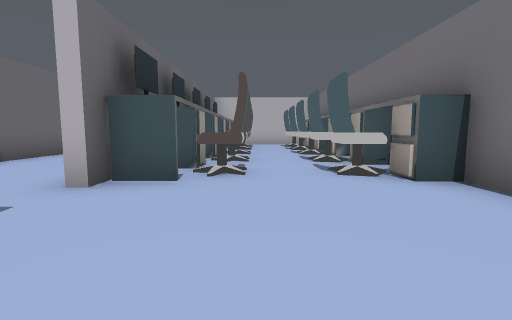
view 1 (above)

23 first-person views from a walk through a Unity game level. The camera is 1.3 m above the floor, tilts 6° down and sees 85° across. The floor is counted in squares, 2 m on a side. Each view is taken from the middle of a square. On the plan, view 1 faces up. The plan holds only what a view shows up to about 9 squares ahead; the rest is blank. The player is left out. Some animated figures are not drawn.

view 2
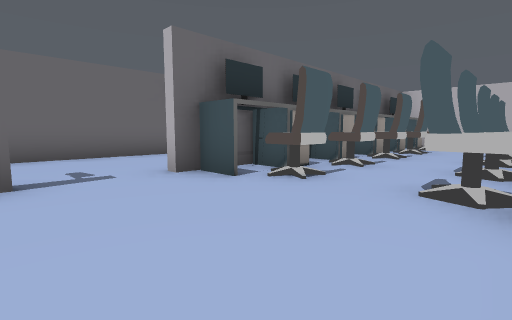

view 3
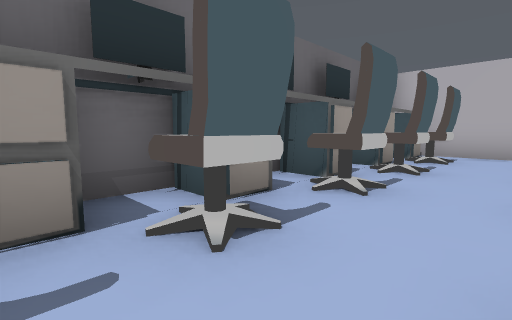

view 4
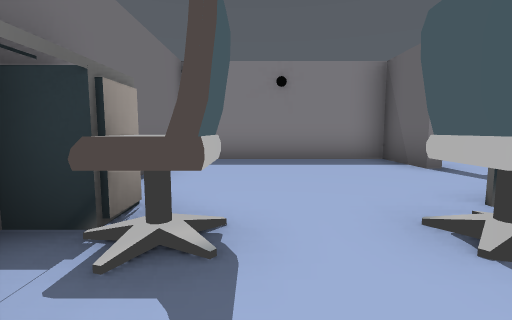

view 5
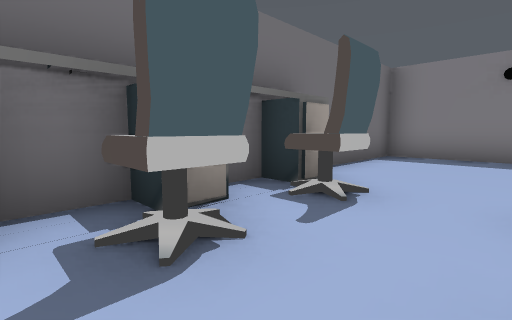

view 6
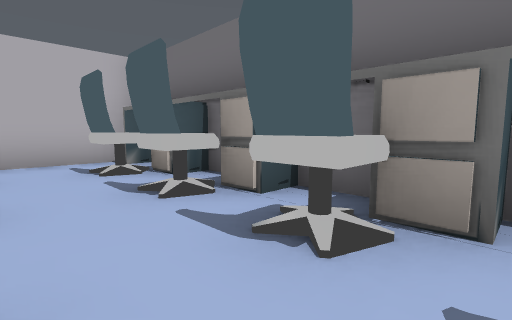

view 7
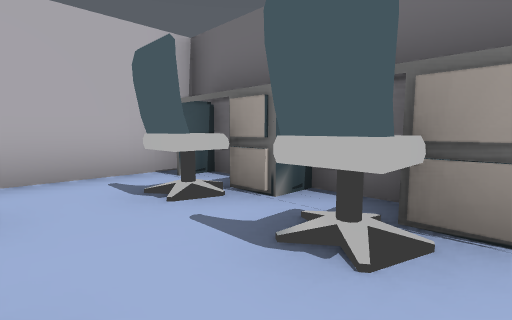

view 8
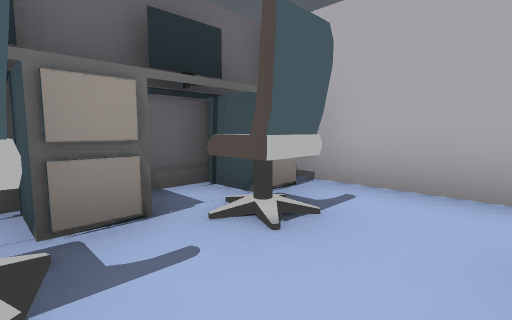

view 9
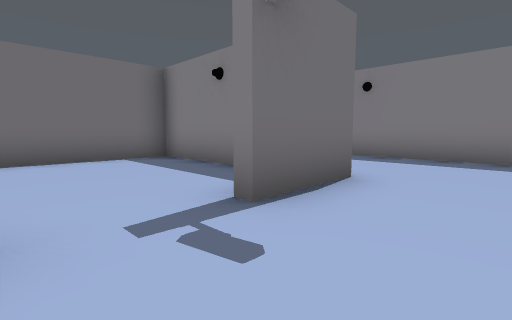

view 10
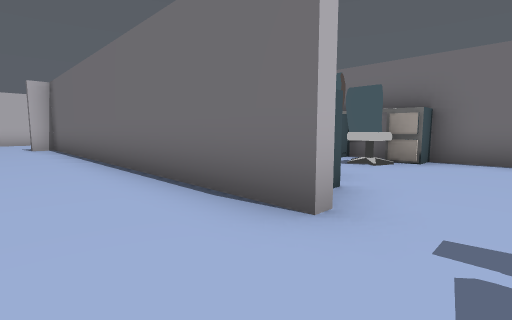

view 11
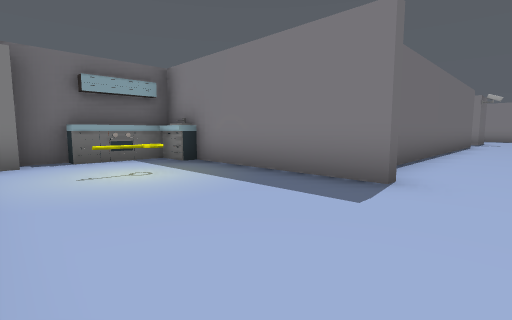

view 12
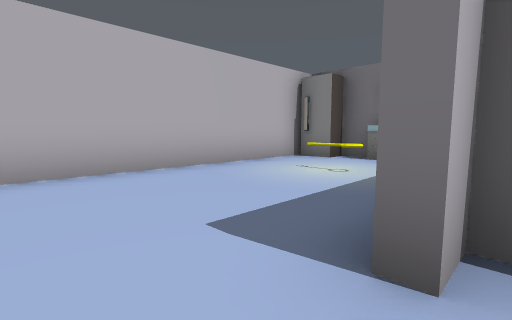

view 13
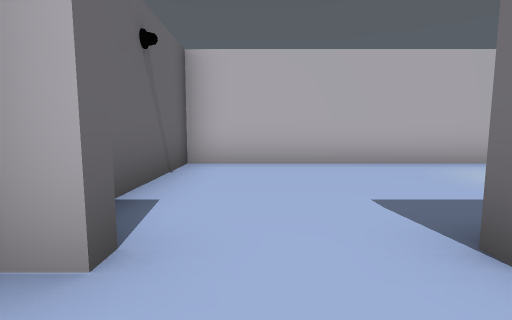

view 14
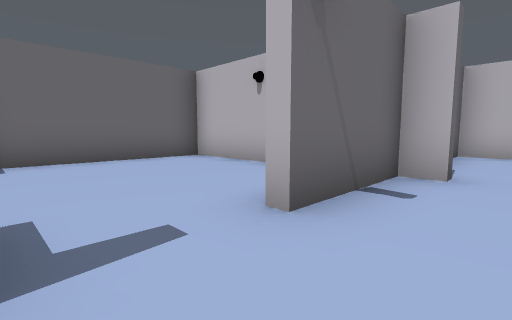

view 15
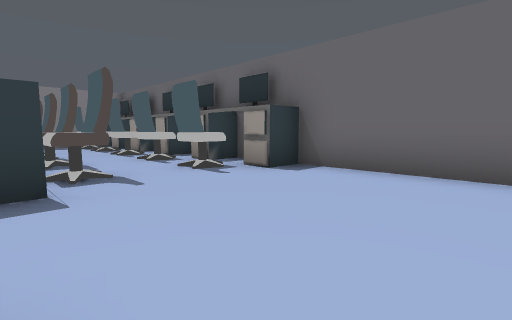

view 16
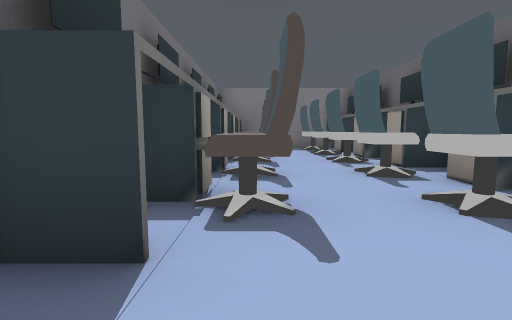

view 17
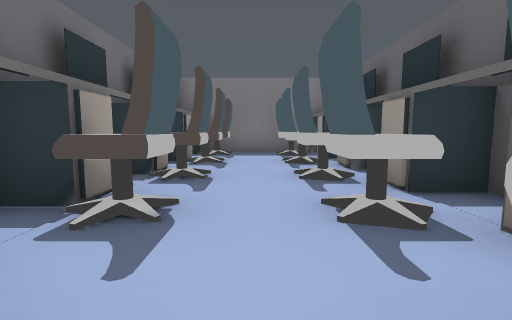

view 18
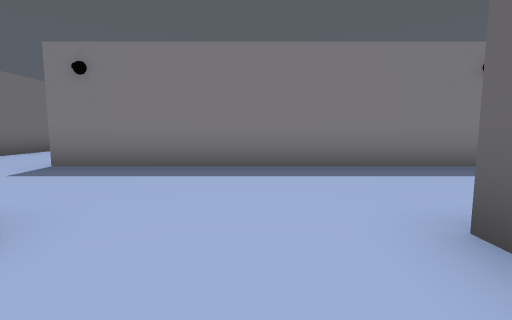

view 19
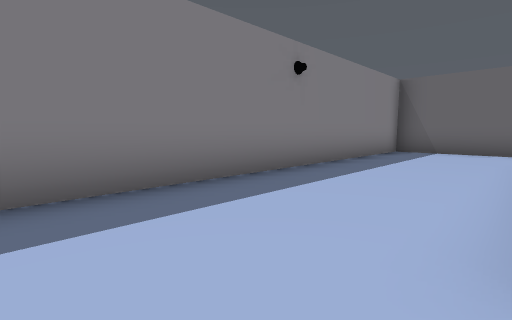

view 20
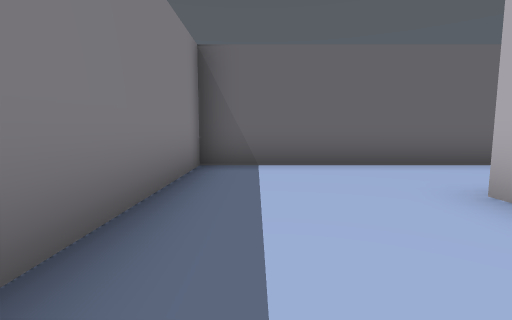

view 21
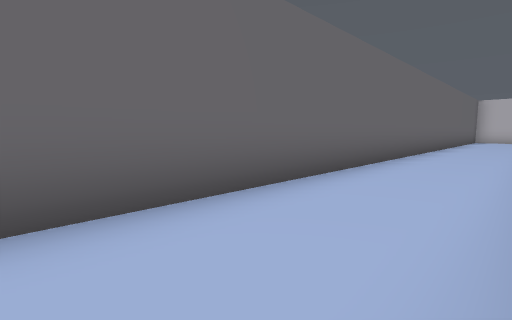

view 22
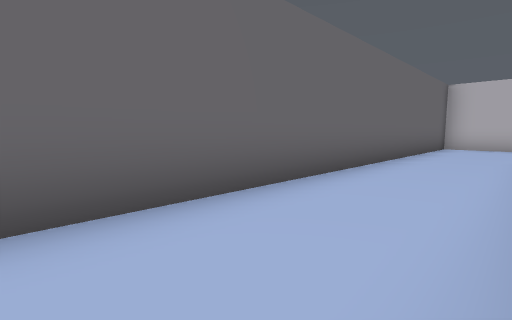

view 23
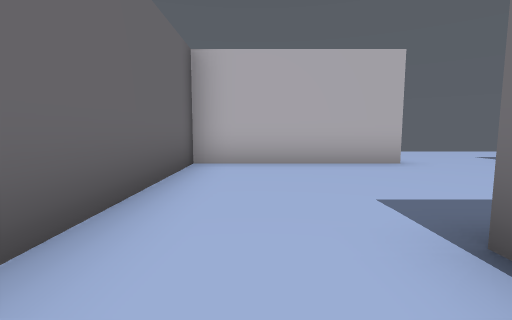

### Floor plan
Points are (right, up) in squares from view 1. A wall is a line through its corners. A room is listed if a view was taken in it or the views show most of it. See-through windows are left out.
Room 1 (views 1, 2, 3, 4, 5, 6, 7, 8)
walls: (-1.9, 6.6) (-1.9, 3.1); (-1.9, 1.2) (-1.9, -0.4) (2.7, -0.4) (2.7, 12.6); (-1.9, 12.1) (-1.9, 10); (2.4, 13.2) (-1.5, 13.2)
ways out: opening at (-2, 2.5) to room 2
objects: other object (-1, 4) to (-1, 5); other object (-1, 6) to (0, 6); other object (-1, 7); other object (-1, 8) to (0, 8); other object (-1, 9); other object (-1, 10) to (0, 10); other object (-1, 11) to (-1, 12); other object (0, 4); other object (2, 4); other object (2, 6); other object (2, 8); other object (2, 9); other object (2, 10); other object (2, 11) to (2, 12)
Room 2 (views 9, 10, 11, 12, 13, 14)
walls: (-2.9, 13.5) (2.7, 13.5) (2.7, 16.6); (-5.4, 13.2) (-5.4, 10.6); (-5.4, 7.8) (-5.4, 2.4); (2.2, 17.5) (-5.4, 17.5) (-5.4, 14.6); (-2.2, 3.1) (-2.2, 13.2) (-2.9, 13.2)
ways out: opening at (-2, 2.5) to room 1; opening at (-5, 2) to room 3; opening at (-5, 9.5) to room 3; opening at (-3.5, 0.5) to room 3
objects: key (0, 15); other object (2, 14); other object (2, 17)
Room 3 (views 15, 16, 17, 18, 19, 20, 21, 22, 23)
walls: (-7.9, 13.2) (-10.4, 13.2) (-10.4, 9.4); (-5.4, 2.4) (-5.4, 1.4); (-9.1, 17.5) (-13.2, 17.5) (-13.2, -4.1) (-2.4, -4.1); (-9.4, -0.4) (-6.5, -0.4); (-2.2, -0.8) (-2.2, 1.2)
ways out: opening at (-5, 2) to room 2; opening at (-5, 9.5) to room 2; opening at (-3.5, 0.5) to room 2; opening at (-1.5, -2.5)
objects: other object (-10, 0) to (-10, 1); other object (-10, 2); other object (-10, 3) to (-10, 4); other object (-10, 5) to (-10, 6); other object (-10, 7) to (-10, 9); other object (-9, 0); other object (-9, 2); other object (-9, 4); other object (-9, 6); other object (-9, 8); other object (-7, 0); other object (-7, 2); other object (-7, 4); other object (-7, 6); other object (-7, 8); other object (-6, 0) to (-6, 1); other object (-6, 2) to (-6, 3); other object (-6, 4); other object (-6, 5) to (-6, 6); other object (-6, 7) to (-6, 9)

Positions as (right, up) in squares from view 1, and headings:
1: (0, 0), facing up
2: (2, 1), facing up-left
3: (1, 5), facing up-left
4: (1, 6), facing down
5: (0, 7), facing down-right
6: (0, 7), facing up-right
7: (0, 9), facing up-right
8: (1, 10), facing up-left
9: (-4, 3), facing down-right
10: (-4, 2), facing up-right
11: (-4, 17), facing down-right
12: (-4, 13), facing up-right
13: (-4, 12), facing up
14: (-4, 9), facing up-left
15: (-6, 12), facing down-left
16: (-7, 10), facing down
17: (-8, 8), facing down
18: (-4, 1), facing down
19: (-4, -1), facing down-left
20: (-8, -3), facing left
21: (-11, -1), facing up-left
22: (-11, 6), facing up-left
23: (-12, 12), facing up
